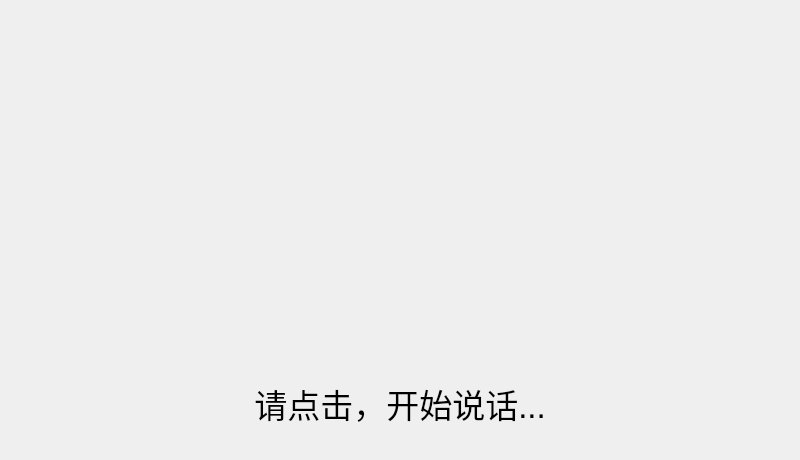
<?xml version="1.0" encoding="UTF-8"?>
<ui version="4.0">
 <class>Voice</class>
 <widget class="QWidget" name="Voice">
  <property name="geometry">
   <rect>
    <x>0</x>
    <y>0</y>
    <width>800</width>
    <height>460</height>
   </rect>
  </property>
  <property name="windowTitle">
   <string>Voice</string>
  </property>
  <layout class="QGridLayout" name="gridLayout">
   <item row="0" column="0">
    <layout class="QVBoxLayout" name="verticalLayout">
     <item>
      <layout class="QHBoxLayout" name="horizontalLayout">
       <item>
        <spacer name="horizontalSpacer">
         <property name="orientation">
          <enum>Qt::Horizontal</enum>
         </property>
         <property name="sizeHint" stdset="0">
          <size>
           <width>40</width>
           <height>20</height>
          </size>
         </property>
        </spacer>
       </item>
       <item>
        <layout class="QVBoxLayout" name="verticalLayout_2">
         <item>
          <spacer name="verticalSpacer_2">
           <property name="orientation">
            <enum>Qt::Vertical</enum>
           </property>
           <property name="sizeType">
            <enum>QSizePolicy::Expanding</enum>
           </property>
           <property name="sizeHint" stdset="0">
            <size>
             <width>20</width>
             <height>130</height>
            </size>
           </property>
          </spacer>
         </item>
         <item>
          <widget class="QLabel" name="label_2">
           <property name="minimumSize">
            <size>
             <width>200</width>
             <height>200</height>
            </size>
           </property>
           <property name="maximumSize">
            <size>
             <width>200</width>
             <height>200</height>
            </size>
           </property>
           <property name="styleSheet">
            <string notr="true">
image: url(:/new/prefix1/switch/stop.png);
image: url(:/new/prefix1/switch/start.png);</string>
           </property>
           <property name="text">
            <string/>
           </property>
          </widget>
         </item>
        </layout>
       </item>
       <item>
        <spacer name="horizontalSpacer_2">
         <property name="orientation">
          <enum>Qt::Horizontal</enum>
         </property>
         <property name="sizeHint" stdset="0">
          <size>
           <width>40</width>
           <height>20</height>
          </size>
         </property>
        </spacer>
       </item>
      </layout>
     </item>
     <item>
      <spacer name="verticalSpacer">
       <property name="orientation">
        <enum>Qt::Vertical</enum>
       </property>
       <property name="sizeType">
        <enum>QSizePolicy::Fixed</enum>
       </property>
       <property name="sizeHint" stdset="0">
        <size>
         <width>20</width>
         <height>50</height>
        </size>
       </property>
      </spacer>
     </item>
     <item>
      <widget class="QLabel" name="label">
       <property name="minimumSize">
        <size>
         <width>0</width>
         <height>90</height>
        </size>
       </property>
       <property name="maximumSize">
        <size>
         <width>16777215</width>
         <height>90</height>
        </size>
       </property>
       <property name="font">
        <font>
         <pointsize>25</pointsize>
        </font>
       </property>
       <property name="styleSheet">
        <string notr="true"/>
       </property>
       <property name="text">
        <string>请点击，开始说话...</string>
       </property>
       <property name="alignment">
        <set>Qt::AlignCenter</set>
       </property>
      </widget>
     </item>
     <item>
      <spacer name="verticalSpacer_3">
       <property name="orientation">
        <enum>Qt::Vertical</enum>
       </property>
       <property name="sizeHint" stdset="0">
        <size>
         <width>20</width>
         <height>40</height>
        </size>
       </property>
      </spacer>
     </item>
    </layout>
   </item>
  </layout>
 </widget>
 <resources/>
 <connections/>
</ui>
